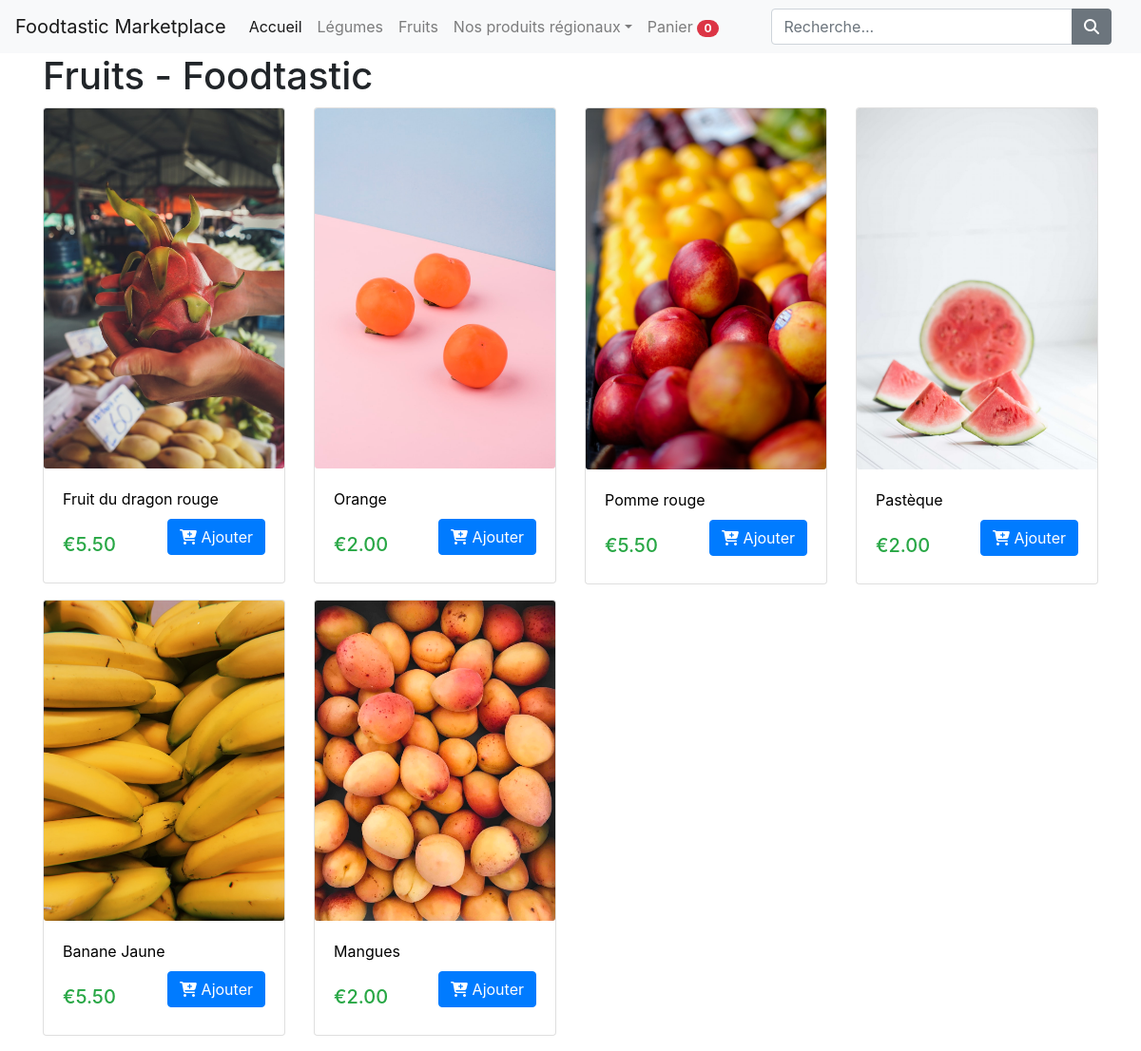
Screenshot of /fruit.php with the database file from the repository.
### tables this page shows
CREATE TABLE `images_produits` (
  `id` int(11) NOT NULL,
  `produit_id` int(11) NOT NULL,
  `nomimgprod` varchar(512) NOT NULL,
  `datecrea` datetime NOT NULL,
  `datemodif` timestamp NOT NULL DEFAULT CURRENT_TIMESTAMP ON UPDATE CURRENT_TIMESTAMP
);

CREATE TABLE `produits` (
  `id` int(11) NOT NULL,
  `nomprod` varchar(512) NOT NULL,
  `description` mediumtext NOT NULL,
  `prixprod` decimal(10,2) NOT NULL,
  `id_categorie` int(11) NOT NULL,
  `nom_categorie` varchar(512) NOT NULL,
  `datecrea` datetime NOT NULL,
  `datemodif` timestamp NOT NULL DEFAULT CURRENT_TIMESTAMP
);

### decl_var_produits.php (called while the page is built, shortened)
<?php
include_once "objets/Produit.php";
include_once "objets/ImageProduit.php";
$bdd = new Bdd();
$db = $bdd->connectoBdd();
$produit = new Produit($db);
$image_produit = new ImageProduit($db);
$page = isset($_GET['page']) ? $_GET['page'] : 1;
$articles_par_page = 8;
$num_article = ($articles_par_page * $page) - $articles_par_page;
  ?>

### objets/Produit.php (called while the page is built, shortened)
<?php
class Produit {
    private $conn;
    private $nom_table = "produits";
    public function __construct($db) {
        $this->conn = $db;
    }
    private function lireParCategorie($id_categorie) {
        $req = "SELECT id, nomprod, description, prixprod, id_categorie, nom_categorie
                FROM " . $this->nom_table . "
                WHERE id_categorie = ?";
        $decl = $this->conn->prepare($req);
        $decl->bindParam(1, $id_categorie, PDO::PARAM_INT);
        $decl->execute();
        return $decl;
    }
    function lireParCategorieFruit() {
        return $this->lireParCategorie(19);
    }
}

### fruit.php (called while the page is built, shortened)
<?php
include 'decl_var_produits.php';
include 'market_header.php';
include 'affiche_fruits.php';
include 'market_footer.php';
?>

### objets/ImageProduit.php (called while the page is built, shortened)
<?php
class ImageProduit {
    private $conn;
    private string $nom_table = "images_produits";
    public $produit_id;
    public function __construct($db) {
        $this->conn = $db;
    }
    function readFirst() {
        $req = "SELECT id, produit_id, nomimgprod
                FROM " . $this->nom_table . "
                WHERE produit_id = ?
                ORDER BY nomimgprod DESC
                LIMIT 0, 1";
        $decl = $this->conn->prepare($req);
        $this->produit_id = htmlspecialchars(strip_tags($this->produit_id));
        $decl->bindParam(1, $this->produit_id, PDO::PARAM_INT);
        $decl->execute();
        return $decl;
    }
}

### nos_fruits.php (the view, shortened to what this page needs)
<?php
while ($ligne = $decl->fetch(PDO::FETCH_ASSOC)){
    extract($ligne);
    echo "<div class='col-lg-3 mb-3'>";
        echo "<a href='Produit.php?id={$id}' class='lien-produit'>";
            $image_produit->produit_id=$id;
            $decl_image_produit=$image_produit->readFirst();
            while ($ligne_image_produit = $decl_image_produit->fetch(PDO::FETCH_ASSOC)){
                echo "<div class='card'>";
        echo "<img src='uploads/images/{$ligne_image_produit['nomimgprod']}' class='card-img' />";
        echo "<div class='card-body'>";
            echo "<p class='card-text nom-produit'>
            {$nomprod}
        </p>";
echo "</a>";
        echo "<div class='buy d-flex justify-content-between align-items-center'>";
            echo "<div class='price text-success'>";
                echo "<h5 class='mt-4'>&#8364;" . number_format($prixprod, 2, '.', ',') . "</h5>";
            echo "</div>";
            if(array_key_exists($id, $_SESSION['panier'])){
                echo "<a href='panier.php' class='btn btn-success btn-pill'> <i class='fas fa-shopping-cart'></i>
                    Panier
                </a>";
            }else{
                echo "<a href='ajouter_au_panier.php?id={$id}&page={$page}' class='btn btn-primary btn-pill'> <i class='fas fa-cart-plus'></i> Ajouter</a>";
            }
          echo "</div>";
        echo "</div>";
 echo "</div>";
  echo "</div>";
            }
}
?>

### css/market.css (style rules this page uses)
.lien-produit { color:#000000; }

### rows the page displays
images_produits: nomimgprod (picture), produit.nomprod "Fruit du dragon rouge", produit.prixprod "5.50"
images_produits: nomimgprod (picture), produit.nomprod "Orange", produit.prixprod "2.00"
images_produits: nomimgprod (picture), produit.nomprod "Pomme rouge", produit.prixprod "5.50"
images_produits: nomimgprod (picture), produit.nomprod "Pastèque", produit.prixprod "2.00"
images_produits: nomimgprod (picture), produit.nomprod "Banane Jaune", produit.prixprod "5.50"
images_produits: nomimgprod (picture), produit.nomprod "Mangues", produit.prixprod "2.00"

### other values shown
$compte_panier "0"
$titre_page "Fruits - Foodtastic"
